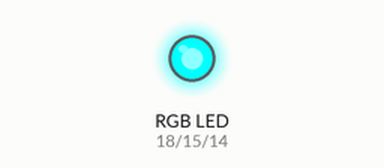
Recording of a program running on a simulated Raspberry Pi (BCM pin numbers). On the bench: an RGB LED mixed from three pins (HIGH = lit). Dim RGB values are drawn brighter than linear. At 16.3 s the program stops and its outputs stay as they are.

Above: at 0.1 s.
At 1.1 s:
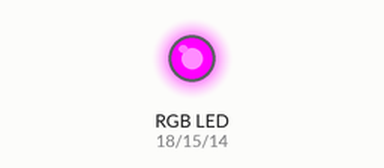
At 2.1 s:
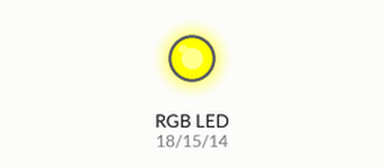
At 5.55 s:
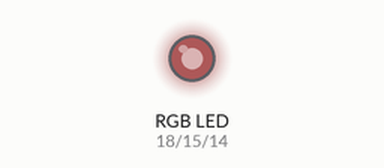
At 9.15 s:
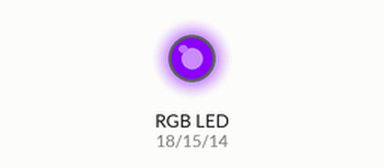
At 16.4 s:
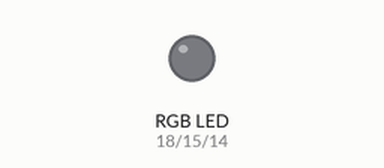
Timing chart, 0 to 17.8 s (numbered marks = the images above):
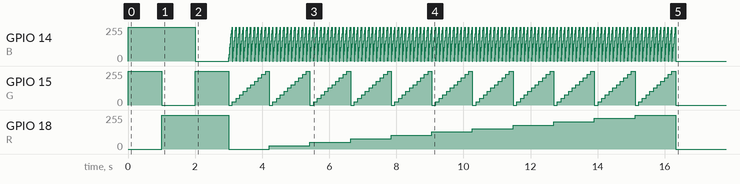

Measured:
- by itself, GPIO 15 (G): 0/255 → 255/255 at 0.00 s, → 0/255 1.0 s later, → 255/255 1.0 s later, → 0/255 1.0 s later, … (125 changes in this stretch)
- by itself, GPIO 18 (R): ramps from 0/255 to 255/255 and jumps back, once every 13.3 s

The program:

lab3.rgb.py
```python
import RPi.GPIO as GPIO
import time

R, G, B = 18, 15, 14

GPIO.setmode(GPIO.BCM)

GPIO.setup(R, GPIO.OUT)
GPIO.setup(G, GPIO.OUT)
GPIO.setup(B, GPIO.OUT)

GPIO.output(R, False)
GPIO.output(G, False)
GPIO.output(B, False)

# Frequency = 80
f = 80
pwmR = GPIO.PWM(R, f)
pwmG = GPIO.PWM(G, f)
pwmB = GPIO.PWM(B, f)

pwmR.start(0)
pwmG.start(0)
pwmB.start(0)

try:
  t = 1.0
  pwmR.ChangeDutyCycle(0)
  pwmG.ChangeDutyCycle(100)
  pwmB.ChangeDutyCycle(100)
  time.sleep(t)

  pwmR.ChangeDutyCycle(100)
  pwmG.ChangeDutyCycle(0)
  pwmB.ChangeDutyCycle(100)
  time.sleep(t)

  pwmR.ChangeDutyCycle(100)
  pwmG.ChangeDutyCycle(100)
  pwmB.ChangeDutyCycle(0)
  time.sleep(t)

  s = 10
  for r in xrange(0, 101, s):
    pwmR.ChangeDutyCycle(r)
    for g in xrange(0, 101, s):
      pwmG.ChangeDutyCycle(g)
      for b in xrange(0, 101, s):
        pwmB.ChangeDutyCycle(b)
        time.sleep(0.01)
except KeyboardInterrupt:
  pass

pwmR.stop()
pwmG.stop()
pwmB.stop()

GPIO.cleanup()
```
